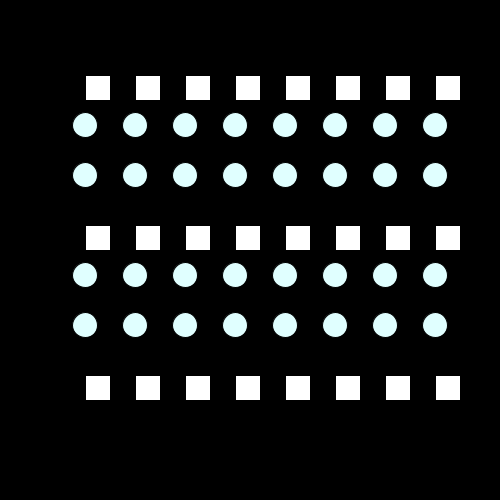
Frame 1 (no input)
Frame 60 (the mouse pressed at the canvas centre just before this capture): identical to frame 1, image omitted
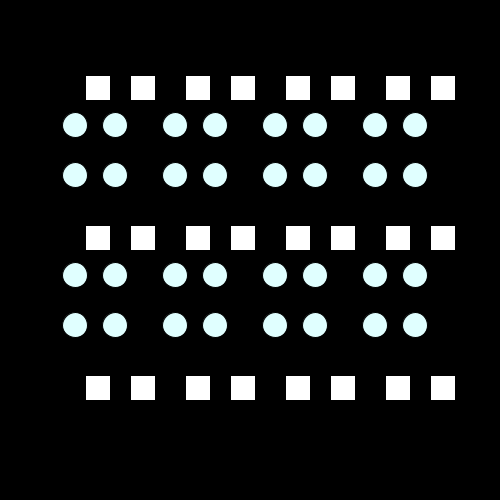
Frame 120 (the mouse held since frame 60 and released just before this capture)

The Processing sketch that drew these frames (run headless with seeded random() and noise(); from frame 60 on, the mouse is pressed at the canvas centre):

// Processing sketch: processing_142737
// ── processing_142737.pde

void setup()
{
  size(500,500);
 frameRate(20);
}
void draw()
{
  background(0,0,0);
  
 
  fill(255,255,255);
  translate(35,0);
  
  
    translate(0,50);       
  rect(50,25,25,25);
    pushMatrix();
   translate(-mouseY/50,0);
  rect(100,25,25,25);
   popMatrix();
  rect(150,25,25,25);
    pushMatrix();
   translate(-mouseY/50,0);
  rect(200,25,25,25);
   popMatrix();
  rect(250,25,25,25);
    pushMatrix();
   translate(-mouseY/50,0);
  rect(300,25,25,25);
   popMatrix();
  rect(350,25,25,25);
    pushMatrix();
   translate(-mouseY/50,0);
  rect(400,25,25,25);
   popMatrix();
 
 fill(224,255,255); 
 
 translate(0,50);      
    pushMatrix();
    translate(-mouseX/25,0);
  ellipse(50,25,25,25);
   pushMatrix();
   translate(-mouseX/25,0);
  ellipse(100,25,25,25);
   popMatrix();
  ellipse(150,25,25,25);
   pushMatrix();
   translate(-mouseX/25,0);
  ellipse(200,25,25,25);
   popMatrix();
  ellipse(250,25,25,25);
   pushMatrix();
   translate(-mouseX/25,0);
  ellipse(300,25,25,25);
   popMatrix();
  ellipse(350,25,25,25);
   pushMatrix();
   translate(-mouseX/25,0);
  ellipse(400,25,25,25);
   popMatrix();
  popMatrix();
   
   
  translate(0,50);      
    pushMatrix();
    translate(-mouseX/25,0);
  ellipse(50,25,25,25);
   pushMatrix();
   translate(-mouseX/25,0);
  ellipse(100,25,25,25);
   popMatrix();
  ellipse(150,25,25,25);
   pushMatrix();
   translate(-mouseX/25,0);
  ellipse(200,25,25,25);
   popMatrix();
  ellipse(250,25,25,25);
   pushMatrix();
   translate(-mouseX/25,0);
  ellipse(300,25,25,25);
   popMatrix();
  ellipse(350,25,25,25);
   pushMatrix();
   translate(-mouseX/25,0);
  ellipse(400,25,25,25);
   popMatrix();
  popMatrix();
   
   fill(255,255,255);
   
    translate(0,50);       
  rect(50,25,25,25);
    pushMatrix();
   translate(-mouseY/50,0);
  rect(100,25,25,25);
   popMatrix();
  rect(150,25,25,25);
    pushMatrix();
   translate(-mouseY/50,0);
  rect(200,25,25,25);
   popMatrix();
  rect(250,25,25,25);
    pushMatrix();
   translate(-mouseY/50,0);
  rect(300,25,25,25);
   popMatrix();
  rect(350,25,25,25);
    pushMatrix();
   translate(-mouseY/50,0);
  rect(400,25,25,25);
   popMatrix();
 
 fill(224,255,255);  
    translate(0,50);      
    pushMatrix();
    translate(-mouseX/25,0);
  ellipse(50,25,25,25);
   pushMatrix();
   translate(-mouseX/25,0);
  ellipse(100,25,25,25);
   popMatrix();
  ellipse(150,25,25,25);
   pushMatrix();
   translate(-mouseX/25,0);
  ellipse(200,25,25,25);
   popMatrix();
  ellipse(250,25,25,25);
   pushMatrix();
   translate(-mouseX/25,0);
  ellipse(300,25,25,25);
   popMatrix();
  ellipse(350,25,25,25);
   pushMatrix();
   translate(-mouseX/25,0);
  ellipse(400,25,25,25);
   popMatrix();
  popMatrix();
   
   
  translate(0,50);      
    pushMatrix();
    translate(-mouseX/25,0);
  ellipse(50,25,25,25);
   pushMatrix();
   translate(-mouseX/25,0);
  ellipse(100,25,25,25);
   popMatrix();
  ellipse(150,25,25,25);
   pushMatrix();
   translate(-mouseX/25,0);
  ellipse(200,25,25,25);
   popMatrix();
  ellipse(250,25,25,25);
   pushMatrix();
   translate(-mouseX/25,0);
  ellipse(300,25,25,25);
   popMatrix();
  ellipse(350,25,25,25);
   pushMatrix();
   translate(-mouseX/25,0);
  ellipse(400,25,25,25);
   popMatrix();
  popMatrix();
   
   fill(255,255,255);
   
    translate(0,50);       
  rect(50,25,25,25);
    pushMatrix();
   translate(-mouseY/50,0);
  rect(100,25,25,25);
   popMatrix();
  rect(150,25,25,25);
    pushMatrix();
   translate(-mouseY/50,0);
  rect(200,25,25,25);
   popMatrix();
  rect(250,25,25,25);
    pushMatrix();
   translate(-mouseY/50,0);
  rect(300,25,25,25);
   popMatrix();
  rect(350,25,25,25);
    pushMatrix();
   translate(-mouseY/50,0);
  rect(400,25,25,25);
   popMatrix();
}
